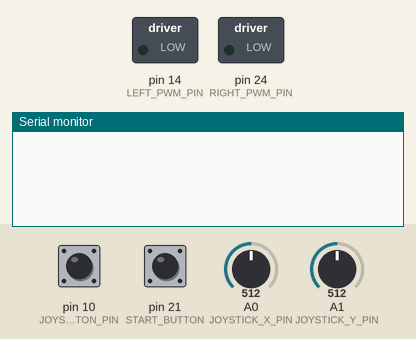
Recording of a sketch running on a simulated Arduino Mega 2560, built with avr-gcc and run on an emulated ATmega2560. Parts: switched loads named in the sketch (green lamp = pin HIGH), the last lines printed to the serial monitor. The test bench sets the inputs (shaded band); at power-on: pin 21 (START_BUTTON) HIGH, pin 10 (JOYSTICK_BUTTON_PIN) HIGH, A0 (JOYSTICK_X_PIN) = 512, A1 (JOYSTICK_Y_PIN) = 512.

Above: at 1.2 s.
1.3 s: pin 21 (START_BUTTON) pulled LOW for 0.15 s
At 1.9 s:
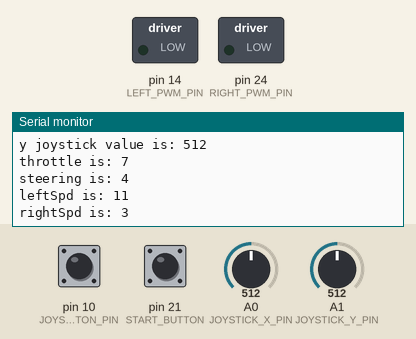
2.9 s: pin 10 (JOYSTICK_BUTTON_PIN) driven LOW and pin 21 (START_BUTTON) driven LOW
At 3.9 s:
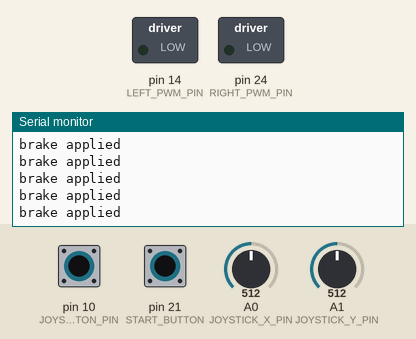
4.8 s: pin 10 (JOYSTICK_BUTTON_PIN) pulsed HIGH 5 times (0.12 s each, 0.3 s apart)
At 5.02 s:
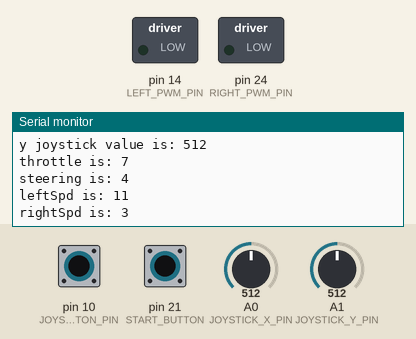

Measured:
- after the input at 1.3 s, the serial monitor: prints a new line at once (image 1)
- after the input at 2.9 s, the serial monitor: prints a new line at once (image 2)
- after the input at 4.8 s, the serial monitor: prints a new line at once (image 3)

The sketch:

Rover5_v0_3.ino
```cpp
// (licence header left out)
#define START_BUTTON 21 // not a momentary switch, a toggle switch will work
#define JOYSTICK_BUTTON_PIN 10 // hold joystick with 'tail' toward you.  side with holes on sparkfun breakout board
#define JOYSTICK_X_PIN A0 //full left is 1023, full right is 0
#define JOYSTICK_Y_PIN A1//full forward is 1023, full backward is 0
#define LEFT_PWM_PIN 14
#define LEFT_DIRECTION_PIN 13
#define RIGHT_PWM_PIN 24
#define RIGHT_DIRECTION_PIN 23
#define HALF_DEADBAND 3 //adjust till desired deadband is achieved
#define XRAW_CENTERED 525 // set to whatever "x joystick value is: " on the serial monitor
#define YRAW_CENTERED 493 // set to whatever "y joystick value is: " on the serial monitor
#define DEBUG true // set to false to stop serial messages

void setup()
{
  if (DEBUG)
  Serial.begin(38400);

  pinMode(LEFT_PWM_PIN, OUTPUT);
  pinMode(RIGHT_PWM_PIN, OUTPUT);
  pinMode(LEFT_DIRECTION_PIN, INPUT);// sets high impedance on pin, brake
  pinMode(RIGHT_DIRECTION_PIN, INPUT);// sets high impedance on pin, brake
  digitalWrite(LEFT_PWM_PIN, LOW);
  digitalWrite(RIGHT_PWM_PIN, LOW);
}

int throttle, steering;
int xraw, yraw, leftSpd, rightSpd;

void loop()
{
  // start button is a push on, push off type. grounded when on
  // when start button is released, program just runs main loop
  while(digitalRead(START_BUTTON) == LOW)
  {
    if (digitalRead(JOYSTICK_BUTTON_PIN) == LOW)//brake requested
    {
      pinMode(LEFT_DIRECTION_PIN, INPUT);// sets high impedance on pin, brake
      pinMode(RIGHT_DIRECTION_PIN, INPUT);// sets high impedance on pin, brake

      if (DEBUG)
      {
        Serial.println("brake applied");
      }
      continue;// will not continue main loop, only while
    }

  else //start button pressed and not braked
  {
    // capture joystick position
    yraw = analogRead(JOYSTICK_Y_PIN);
    xraw = analogRead(JOYSTICK_X_PIN);

    // scale x and y axis so that both are zeroed at natural center of potentiometer, implement deadband
    if(yraw > YRAW_CENTERED + HALF_DEADBAND)//forward
    {
      throttle = map(yraw, YRAW_CENTERED + HALF_DEADBAND, 1023, 0, 255);
      if(xraw > XRAW_CENTERED + HALF_DEADBAND)//left
      {
        steering = map(xraw, XRAW_CENTERED + HALF_DEADBAND, 1023, -0, -255);// reverse pot coordinates to agree with cartesian
      }
      else if(xraw < XRAW_CENTERED - HALF_DEADBAND)// right
      {
        steering = map(xraw, XRAW_CENTERED - HALF_DEADBAND, 0, 0, 255);// reverse pot coordinates to agree with cartesian
      }
      else // in X deadband
      {
        steering = 0;
      }
    }

    else if(yraw < YRAW_CENTERED - HALF_DEADBAND)//reverse
    {
      throttle = map(yraw, YRAW_CENTERED - HALF_DEADBAND, 0, -0, -255);
      if(xraw > XRAW_CENTERED + HALF_DEADBAND)//left
      {
        steering = map(xraw, XRAW_CENTERED + HALF_DEADBAND, 1023, -0, -255);// reverse pot coordinates to agree with cartesian
      }
      else if(xraw < XRAW_CENTERED - HALF_DEADBAND)// right
      {
        steering = map(xraw, XRAW_CENTERED - HALF_DEADBAND, 0, 0, 255);// reverse pot coordinates to agree with cartesian
      }
      else// in X deadband
      {
        steering = 0;
      }
    }
    else //in Y deadband
    {
      throttle = 0;
      if(xraw > XRAW_CENTERED + HALF_DEADBAND)//left
      {
        steering = map(xraw, XRAW_CENTERED + HALF_DEADBAND, 1023, -0, -255);// reverse pot coordinates to agree with cartesian
      }
      else if(xraw < XRAW_CENTERED - HALF_DEADBAND)// right
      {
        steering = map(xraw, XRAW_CENTERED - HALF_DEADBAND, 0, 0, 255);// reverse pot coordinates to agree with cartesian
      }
      else// in X deadband
      {
        steering = 0;
      }
    }

  //transfer from x,y to l,r
  leftSpd = throttle + steering;
  rightSpd = throttle - steering;
  //leftSpd and rightSpd will contain a number from -255 to 255 that gets updated each time the loop runs.
  //-255 equates to full reverse. 0 equates to anywhere within the deadband.  255 is full forward.

  // The next 2 sections can be replaced to use with servos, stepper motors, BLDCs or whatever drive you like.

  //write direction pin
  if (leftSpd < 0)
  digitalWrite(LEFT_DIRECTION_PIN, LOW);
  else if (leftSpd > 0)
  digitalWrite(LEFT_DIRECTION_PIN, HIGH);
  if (rightSpd < 0)
  digitalWrite(RIGHT_DIRECTION_PIN, LOW);
  else if (rightSpd > 0)
  digitalWrite(RIGHT_DIRECTION_PIN, HIGH);

//write PWM pin
  analogWrite(LEFT_PWM_PIN, abs(leftSpd));
  analogWrite(RIGHT_PWM_PIN, abs(rightSpd));


  if (DEBUG)
  {
  Serial.print("x joystick value is: ");
  Serial.println(xraw);
  Serial.print("y joystick value is: ");
  Serial.println(yraw);
  Serial.print("throttle is: ");
  Serial.println(throttle);
  Serial.print("steering is: ");
  Serial.println(steering);
  Serial.print("leftSpd is: ");
  Serial.println(leftSpd);
  Serial.print("rightSpd is: ");
  Serial.println(rightSpd);

  delay(250);
  }
}
}
}
```
